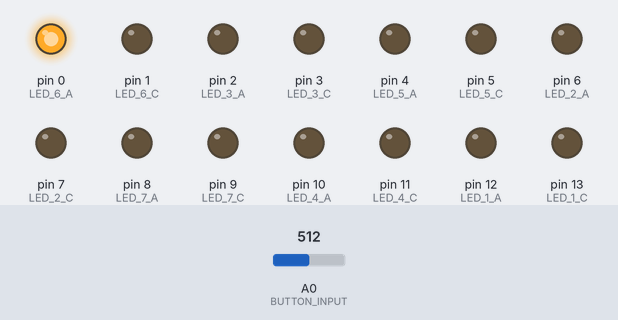
Recording of a sketch running on a simulated Arduino Uno, built with avr-gcc and run on an emulated ATmega328P. Parts: output pins drawn as LEDs (lit = HIGH). The test bench sets the inputs (shaded band); at power-on: A0 (BUTTON_INPUT) = 512.

Above: at 0.1 s.
Timing chart, 0 to 1.6 s (numbered marks = the images above):
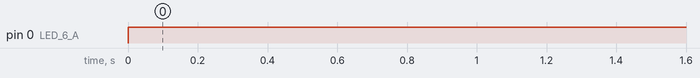

Measured:
- by itself, pin 0 (LED_6_A): LOW → HIGH at 0.00 s

The sketch:

3x3_ledscreen_uudet_navat.ino
```cpp
/*
 * KNOWN ISSUES:
 * - can only press one button at a time for correct functionality
 *
 *
 */


// define button target input values
#define BUTTON_1 55
#define BUTTON_2 131
#define BUTTON_3 225
#define BUTTON_4 337
#define BUTTON_5 443
#define BUTTON_6 511
#define BUTTON_7 611
#define BUTTON_8 764
#define BUTTON_9 938
#define BUTTON_10 1017

#define THRESHOLD 10 // threshold for reading input values

#define BUTTON_INPUT A0 // pin that reads button input

// led output pins. A = anode (long leg), C = cathode
// pins 1 & 0 doesn't work with serial communication. comment/remove all serial stuff from code before plugging these
#define LED_1_A 12
#define LED_1_C 13
#define LED_2_A 6
#define LED_2_C 7
#define LED_3_A 2
#define LED_3_C 3
#define LED_4_A 10
#define LED_4_C 11
#define LED_5_A 4
#define LED_5_C 5
#define LED_6_A 0 // RX pin! unplug for uploading code to Arduino!
#define LED_6_C 1 // TX pin! unplug for uploading code to Arduino!
#define LED_7_A 8
#define LED_7_C 9
#define LED_8_A 16 // A2 pin
#define LED_8_C 17 // A3 pin
#define LED_9_A 18 // A4 pin
#define LED_9_C 19 // A5 pin

// led states as verbose
#define OFF 0
#define RED 1
#define GREEN 2

bool acceptInput = 1; // is a new button press being accepted
// button values in an array for easy accessing
int buttonValues[10] = {BUTTON_1, BUTTON_2, BUTTON_3, BUTTON_4, BUTTON_5, BUTTON_6, BUTTON_7, BUTTON_8, BUTTON_9, BUTTON_10};

// same with led pin numbers
int leds[9][2] = {{LED_1_A, LED_1_C}, {LED_2_A, LED_2_C}, {LED_3_A, LED_3_C}, {LED_4_A, LED_4_C}, {LED_5_A, LED_5_C}, {LED_6_A, LED_6_C},{LED_7_A, LED_7_C},{LED_8_A, LED_8_C},{LED_9_A, LED_9_C}};

// array of led states variables for leds 1-9, respectively. initialized as off. array for easy access
int ledstates[9] = {0,0,0,0,0,0,0,0,0};


int activeButton = 0; // the button that is currently being pressed
int keyUp = 0; // when a button is released, this will have that button's number value for one loop iteration
int keyDown = 0; // when a button is pressed, this will have that button's number value for one loop iteration
//////////////////////////////////////////////////////////////////////////////////////////////////////////////////

void setup()
{
  //Serial.begin(9600); // for debugging

  pinMode(BUTTON_INPUT, INPUT); // button input read pin
  pinMode(LED_1_A, OUTPUT);
  pinMode(LED_1_C, OUTPUT);
  pinMode(LED_2_A, OUTPUT);
  pinMode(LED_2_C, OUTPUT);
  pinMode(LED_3_A, OUTPUT);
  pinMode(LED_3_C, OUTPUT);
  pinMode(LED_4_A, OUTPUT);
  pinMode(LED_4_C, OUTPUT);
  pinMode(LED_5_A, OUTPUT);
  pinMode(LED_5_C, OUTPUT);
  pinMode(LED_6_A, OUTPUT);
  pinMode(LED_6_C, OUTPUT);
  pinMode(LED_7_A, OUTPUT);
  pinMode(LED_7_C, OUTPUT);
  pinMode(LED_8_A, OUTPUT);
  pinMode(LED_8_C, OUTPUT);
  pinMode(LED_9_A, OUTPUT);
  pinMode(LED_9_C, OUTPUT);
}

void loop()
{

  // read raw button input value and convert it to a button press
  GetButtonInput(analogRead(BUTTON_INPUT));


  // EXAMPLES:

  /*
  // buttons 1-9 cycle thru individual leds' states on key up:
  if (keyUp > 0) {
    RotateLedState(keyUp);
  }
  */
  /*
  // button 10 shuts off all leds on key down:
  if (activeButton == 10) {
    for(int i=0; i < 9; i++) {
      //ledstates[i] = 0; // method 1
      SetLedState(i+1, OFF); // method 2
    }
  }
  */
  /*
  // light a led red when it's button is held down, green otherwise
  for (int i=1; i < 10; i++) {
    if (activeButton == i) {
      SetLedState(i, RED);
    } else {
      SetLedState(i, GREEN);
    }
  }
  */


  /*
  // debug text for led output states:
  Serial.print("\t\t");
  Serial.print("led states: ");
  for (int i=0; i < 9; i++) {
    Serial.print("led");
    Serial.print(i+1);
    Serial.print(" ");
    Serial.print(ledstates[i]);
    Serial.print(" ");
  }
  */

  //Serial.println(""); // debug text line change

  //LedSequence(); // to calibrate led pin assignments
  ButtonTest(); // for testing buttons and leds
  WriteAllLedOutputs(); // updates all leds states on the hardware
  delay(1);
} // void (main) loop end


///////////////////////////////////////////////////////////////
// I/O FUNCTIONS: /////////////////////////////////////////////
///////////////////////////////////////////////////////////////
///////////////////////////////////////////////////////////////
// rotate a led state between 0, 1, 2 (off, red, green)
void RotateLedState(int led_number) {
  if (ledstates[led_number-1] < 2) {
    ledstates[led_number-1]++;
  } else {
    ledstates[led_number-1] = 0;
  }
}
///////////////////////////////////////////////////////////////
// set a led state. led_number (1-9), state (0/OFF, 1/RED, 2/GREEN)
void SetLedState(int led_number, int state) {
  if (state >= 0 && state <= 2) {
    ledstates[led_number-1] = state;
  }
}
///////////////////////////////////////////////////////////////
// write all the led outputs according to their states
void WriteAllLedOutputs() {
  for (int led_index = 0; led_index < 9; led_index++) {
    if (ledstates[led_index] == 0) {
      // set both anode and cathode of the led in led_index to LOW, turning off the led
      digitalWrite(leds[led_index][0], LOW);
      digitalWrite(leds[led_index][1], LOW);
    } else if (ledstates[led_index] == 1) {
      // set the anode to HIGH, cathode to LOW of the led in led_index, lighting the led red
      digitalWrite(leds[led_index][0], HIGH);
      digitalWrite(leds[led_index][1], LOW);
    } else if (ledstates[led_index] == 2) {
      // set the anode to LOW, cathode to HIGH of the led in led_index, lighting the led green
      digitalWrite(leds[led_index][0], LOW);
      digitalWrite(leds[led_index][1], HIGH);
    }
  }
}
///////////////////////////////////////////////////////////////
// read input voltage value, return a corresponding button number as integer
int GetButtonID(int inputValue){
  for (int button = 1; button <= 10; button++) {
    if (inputValue > buttonValues[button-1] - THRESHOLD && inputValue < buttonValues[button-1] + THRESHOLD)
    {
      return button;
    }
  }
  return -1; // if no valid result (ie. if two or more buttons we're pressed simultaneously)
}
///////////////////////////////////////////////////////////////
// handles button input. updates 'activeButton', 'keyUp' & 'keyDown'. accepts one button press at a time (acceptInput)
void GetButtonInput(int buttonValue) {
  keyUp = 0; // reset keyUp & keyDown
  keyDown = 0;
  // read raw input value
  if (acceptInput && buttonValue > 0)
  {
    activeButton = GetButtonID(buttonValue); // convert the input value to it's corresponding button number and store it to 'activeButton'
    keyDown = activeButton; // store latest button press for this loop iteration
    acceptInput = 0; // stop accepting button presses while another button is already being pressed and read
    // if a button press is no longer detected:
  } else if (!acceptInput && buttonValue <= 0) {
    keyUp = activeButton; // store latest button release for this loop iteration
    activeButton = 0; // no button is active
    acceptInput = 1; // start accepting button presses again
  }
  /*
  // debug text for button input:
  Serial.print("value: ");
  Serial.print(buttonValue);
  Serial.print("\t");
  Serial.print("activeButton: ");
  Serial.print(activeButton);
  Serial.print("\t");
  Serial.print("keyUp: ");
  Serial.print(keyUp);
  Serial.print("\t");
  Serial.print("keyDown: ");
  Serial.print(keyDown);
  Serial.print("\t");
  Serial.print("acceptInput: ");
  Serial.print(acceptInput);
  */
}
///////////////////////////////////////////////////////////////
/*// light all leds from 1 to 9 in sequece
void LedSequence() {
  // turn off all leds first
  for (int i=1; i<10; i++) {
    SetLedState(i, OFF);
  }
  // burn a led from 1 to 9 green for 5 sec, one by one
  for (int i=1; i<10; i++) {
    SetLedState(i, GREEN);
    WriteAllLedOutputs();
    delay(50);
    SetLedState(i, OFF);
  }
  // burn a led from 1 to 9 red for 5 sec, one by one
  for (int i=1; i<10; i++) {
    SetLedState(i, RED);
    WriteAllLedOutputs();
    delay(50);
    SetLedState(i, OFF);
  }
} */
// turns a led red/green/off when a corresponding button is pressed. for testing
void ButtonTest() {
  if (keyDown > 0) {
    RotateLedState(keyDown);
  }
}
///////////////////////////////////////////////////////////////
///////////////////////////////////////////////////////////////
///////////////////////////////////////////////////////////////
```
